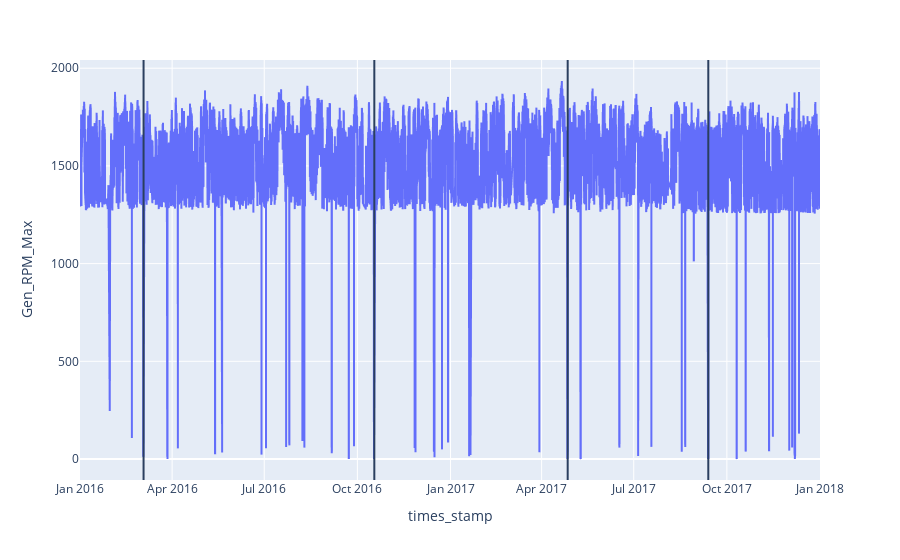

The notebook cell this image was saved under:
### Code cell
import plotly.express as px

# Visualize the data with one variable to check for accuracy 

fig = px.line(t11_df, x='times_stamp', y="Gen_RPM_Max")
for time in t11_failures_df['timestamp']: 
    fig.add_vline(x=time)

fig.show()

### Figure 1 — Plotly figure (JSON) as saved in the notebook; plotly's stock layout.template omitted (floating-point values rounded to 4 significant figures; data arrays with more than 128 entries replaced by an {"elided": "..."} marker saying what was removed)
{"data": [{"hovertemplate": "times_stamp=%{x}<br>Gen_RPM_Max=%{y}<extra></extra>", "legendgroup": "", "line": {"color": "#636efa", "dash": "solid"}, "marker": {"symbol": "circle"}, "mode": "lines", "name": "", "showlegend": false, "type": "scattergl", "x": {"elided": "58967 str values"}, "xaxis": "x", "y": {"elided": "58967 float values"}, "yaxis": "y"}], "layout": {"legend": {"tracegroupgap": 0}, "margin": {"t": 60}, "shapes": [{"type": "line", "x0": "2016-03-03T19:00:00+00:00", "x1": "2016-03-03T19:00:00+00:00", "xref": "x", "y0": 0, "y1": 1, "yref": "y domain"}, {"type": "line", "x0": "2016-10-17T17:44:00+00:00", "x1": "2016-10-17T17:44:00+00:00", "xref": "x", "y0": 0, "y1": 1, "yref": "y domain"}, {"type": "line", "x0": "2017-04-26T18:06:00+00:00", "x1": "2017-04-26T18:06:00+00:00", "xref": "x", "y0": 0, "y1": 1, "yref": "y domain"}, {"type": "line", "x0": "2017-09-12T15:30:00+00:00", "x1": "2017-09-12T15:30:00+00:00", "xref": "x", "y0": 0, "y1": 1, "yref": "y domain"}], "xaxis": {"anchor": "y", "domain": [0, 1], "title": {"text": "times_stamp"}}, "yaxis": {"anchor": "x", "domain": [0, 1], "title": {"text": "Gen_RPM_Max"}}}}
